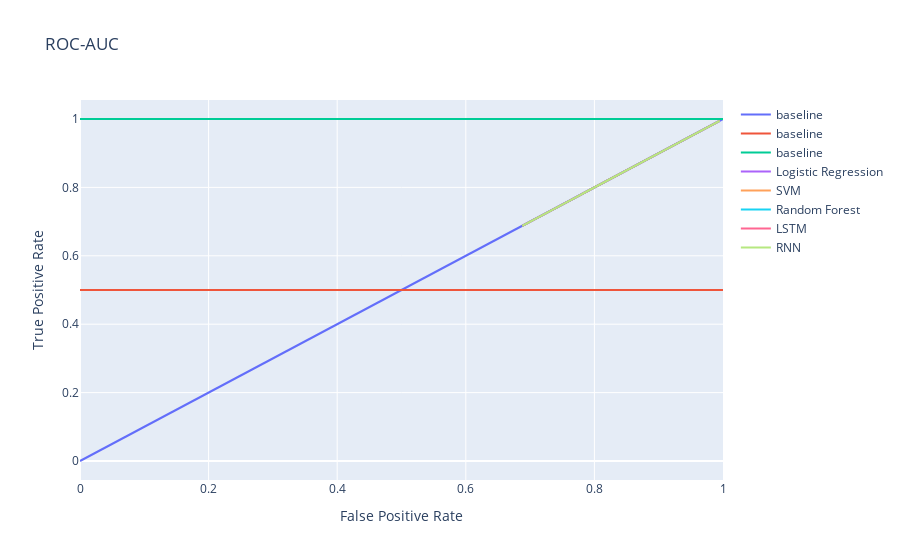

Notebook code for this chart:
### Code cell
# plot roc_auc by models
# x, y from 0 to 1

fig = go.Figure()
fig.add_trace(go.Scatter(x=[0, 1], y=[0, 1],
                    mode='lines',
                    name='baseline'))
fig.add_trace(go.Scatter(x=[0, 1], y=[0.5, 0.5],
                    mode='lines',
                    name='baseline'))
fig.add_trace(go.Scatter(x=[0, 1], y=[1, 1],
                    mode='lines',
                    name='baseline'))

# add roc_auc from results df
for model in results['model'].unique():
    df = results[results['model'] == model]
    fig.add_trace(go.Scatter(x=results['roc_auc'], y=results['roc_auc'],
                    mode='lines',
                    name=model))

fig.update_layout(title='ROC-AUC',
                     xaxis_title='False Positive Rate',
                     yaxis_title='True Positive Rate')
fig.show()

### Figure 1 — Plotly figure (JSON) as saved in the notebook; plotly's stock layout.template omitted (floating-point values rounded to 4 significant figures)
{"data": [{"mode": "lines", "name": "baseline", "type": "scatter", "x": [0, 1], "y": [0, 1]}, {"mode": "lines", "name": "baseline", "type": "scatter", "x": [0, 1], "y": [0.5, 0.5]}, {"mode": "lines", "name": "baseline", "type": "scatter", "x": [0, 1], "y": [1, 1]}, {"mode": "lines", "name": "Logistic Regression", "type": "scatter", "x": [0.7808, 0.7942, 0.9948, 0.7109, 0.6878], "y": [0.7808, 0.7942, 0.9948, 0.7109, 0.6878]}, {"mode": "lines", "name": "SVM", "type": "scatter", "x": [0.7808, 0.7942, 0.9948, 0.7109, 0.6878], "y": [0.7808, 0.7942, 0.9948, 0.7109, 0.6878]}, {"mode": "lines", "name": "Random Forest", "type": "scatter", "x": [0.7808, 0.7942, 0.9948, 0.7109, 0.6878], "y": [0.7808, 0.7942, 0.9948, 0.7109, 0.6878]}, {"mode": "lines", "name": "LSTM", "type": "scatter", "x": [0.7808, 0.7942, 0.9948, 0.7109, 0.6878], "y": [0.7808, 0.7942, 0.9948, 0.7109, 0.6878]}, {"mode": "lines", "name": "RNN", "type": "scatter", "x": [0.7808, 0.7942, 0.9948, 0.7109, 0.6878], "y": [0.7808, 0.7942, 0.9948, 0.7109, 0.6878]}], "layout": {"title": {"text": "ROC-AUC"}, "xaxis": {"title": {"text": "False Positive Rate"}}, "yaxis": {"title": {"text": "True Positive Rate"}}}}
